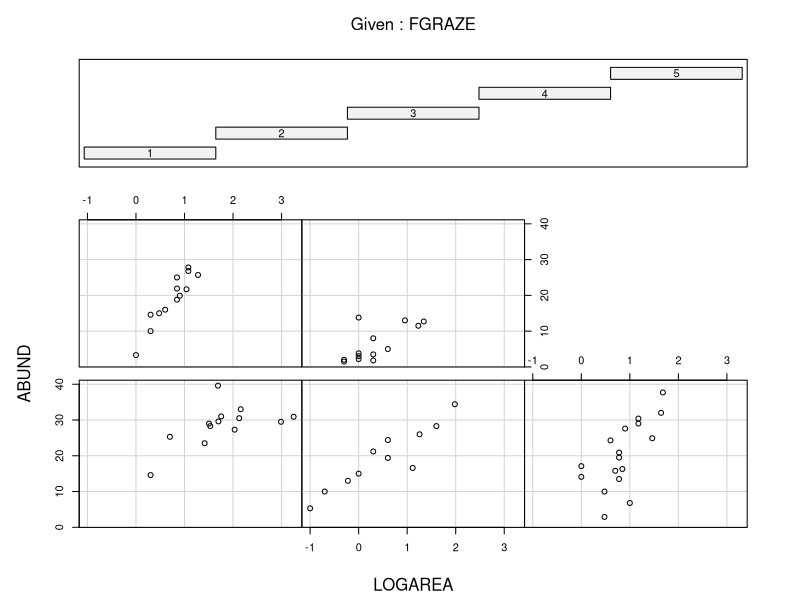
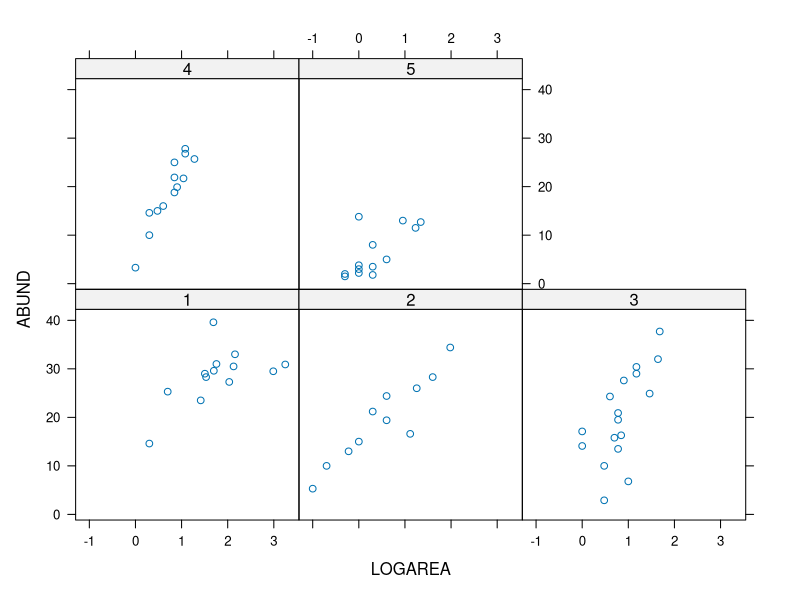
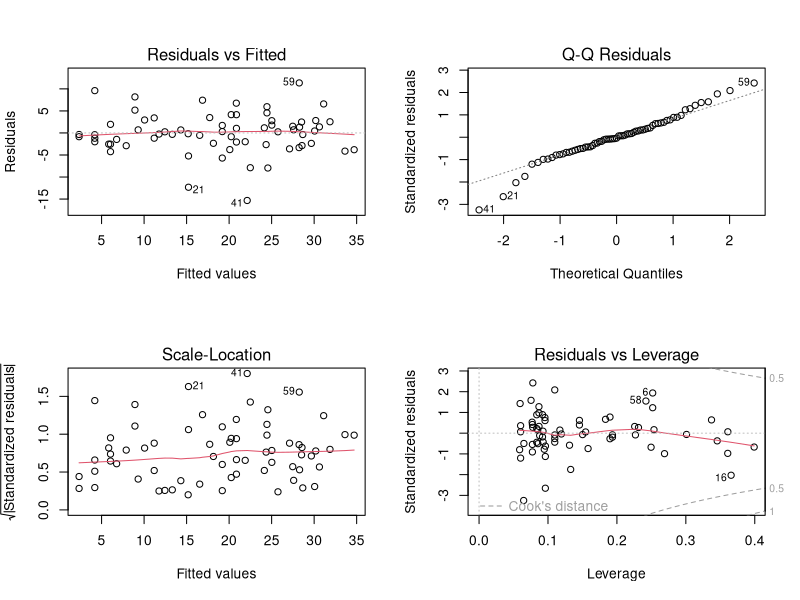
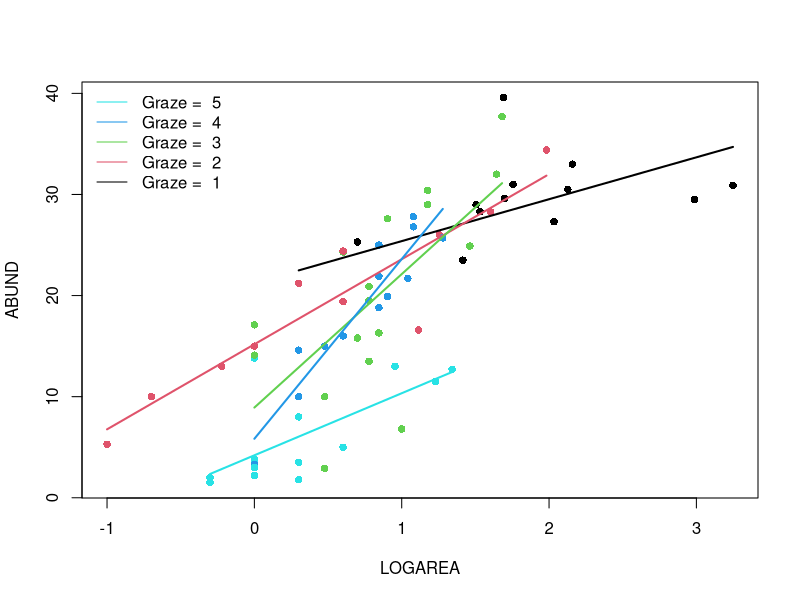
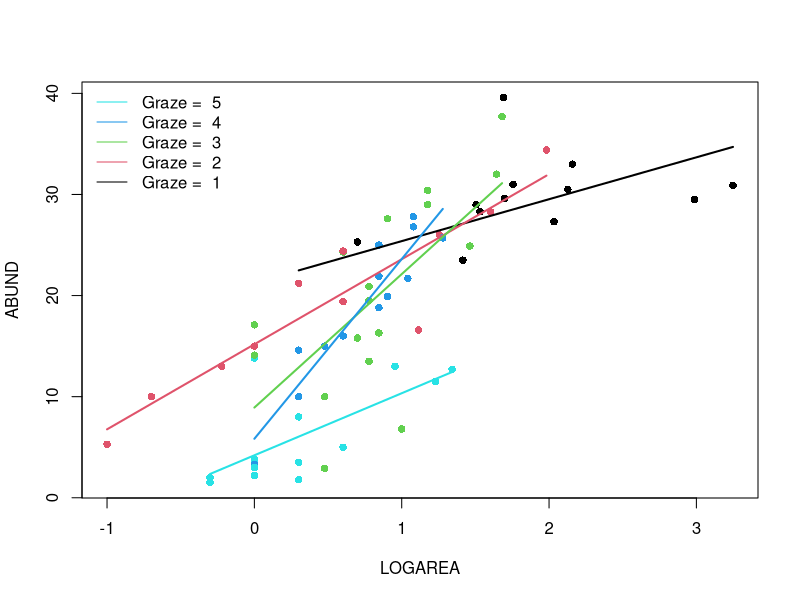
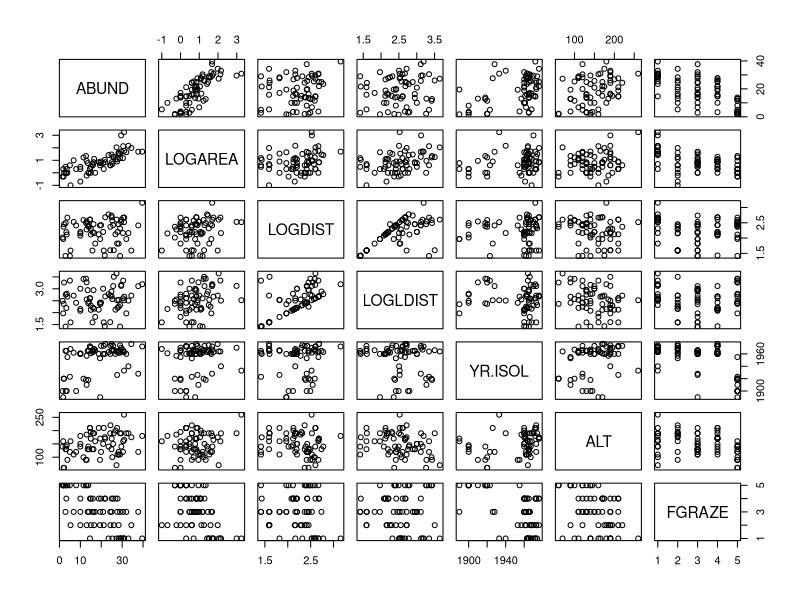
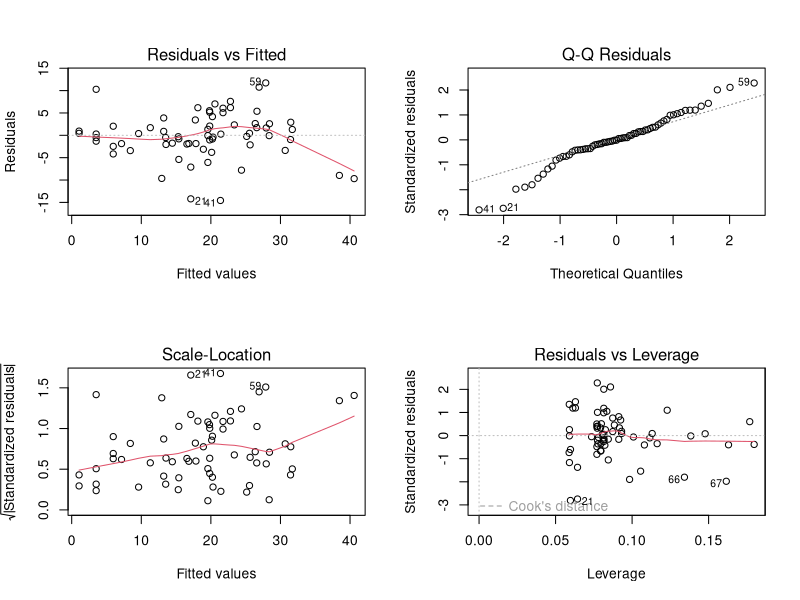
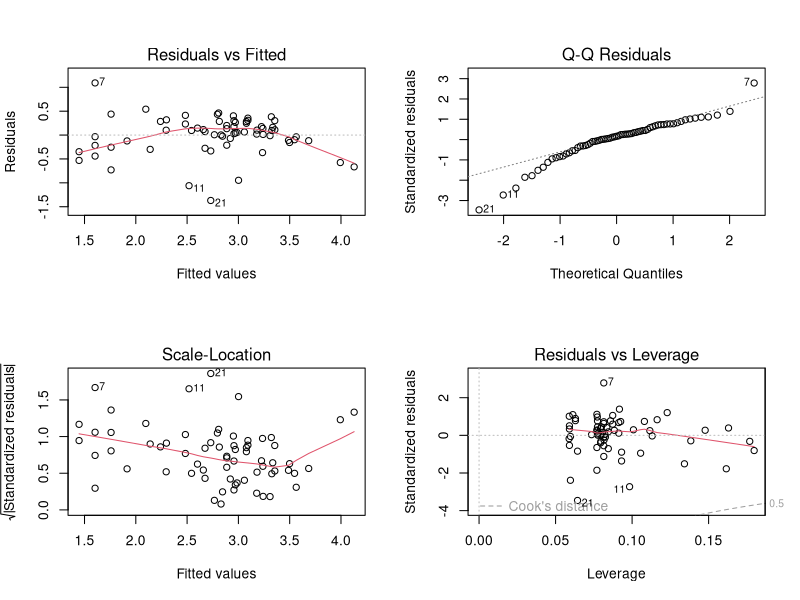

Here is the R script that generated these plots, in order:
## ---- chunk 1
knitr::opts_chunk$set(echo=TRUE, message = FALSE, warning = FALSE, eval = FALSE, cache = FALSE)

SOLUTIONS<- FALSE
## ---- chunk 2
loyn <- read.table("./data/loyn.txt", header = TRUE)
str(loyn)
## ---- chunk 3
loyn$LOGAREA <- log10(loyn$AREA)
# create factor GRAZE as it was originally coded as an integer
loyn$FGRAZE <- factor(loyn$GRAZE)
## ---- chunk 4
coplot(ABUND ~ LOGAREA | FGRAZE, data = loyn)

# or
library(lattice)
xyplot(ABUND ~ LOGAREA | FGRAZE, data = loyn)

# There is a lot of variation in there, but:
# The mean abundance seems to decrease as grazing levels increase.
# This is most noticeable in the highest grazing level.
# Within a grazing level, abundance seems to increase with the log-patch area.
# It is unclear from this if the slope of the log-area effect is 
# different between grazing levels
## ---- chunk 5
birds.inter.1 <- lm(ABUND ~ FGRAZE * LOGAREA , data = loyn)
## ---- chunk 6
# first split the plotting device into 2 rows and 2 columns
par(mfrow = c(2,2))

# now create the residuals plots
plot(birds.inter.1)

# To test the normality of residuals assumption we use the Normal Q-Q plot. 
# The central residuals are not too far from the Q-Q line but the extremes
# are too extreme (the tails of the distribution are too long). Some
# observations, both high and low, are poorly explained by the model.

# The plot of the residuals against the fitted values suggests these
# extreme residuals happen for intermediate fitted values.

# Looking at the homogeneity of variance assumption (Residuals vs
# Fitted and Scale-Location plot),
# the graphs are mostly messy, with no clear pattern emerging. There is
# a hint of smaller variance with the lowest fitted values, which is not ideal.
# This could mean that the homogeneity of variance assumption is not met
# (i.e. the variances are not the same), but with this amount of data we 
# can't tell. ABUND being bounded by zero, it wouldn't be too 
# surprising that the variance increases with the mean abundance.

# The observations with the highest leverage don't appear to be overly
# influential, according to the Cook's distances in the Residuals vs
# Leverage plot.  

## ---- chunk 7
summary(birds.inter.1)

# Here the intercept (baseline) is the predicted `ABUND` for LOGAREA = 0,
# for FGRAZE level 1.
# the null hypothesis for the intercept is that the intercept = 0
# (not biologically relevant).

# LOGAREA represents the slope for LOGAREA, specific to level FGRAZE = 1.
# The null hypothesis is that the slope of the relationship
# between LOGAREA and ABUND = 0, for level FGRAZE = 1 only. 

# FGRAZE2...5 estimate differences (contrasts) between the *intercept* of
# each level and the *intercept* of the reference level, FGRAZE = 1. 

# FGRAZE2...5:LOGAREA estimate differences (contrasts) between the *slope*
# of LOGAREA for each level and the *slope* of LOGAREA for the reference
# level, FGRAZE = 1. 


# The Multiple R-square value is 0.76, slightly up from the purely additive
# model (in the optional questions)
# but not much, considering that we have added a whole 4 parameters to the
# model, i.e. nearly doubled its complexity

## ---- chunk 8
par(mfrow= c(1, 1))
plot(ABUND ~ LOGAREA, data= loyn, col= GRAZE, pch= 16)
# Note: # color 1 means black in R
# color 2 means red in R
# color 3 means green in R
# color 4 means blue in R
# color 5 means cyan in R

# FGRAZE1
# create a sequence of increasing Biomass within the observed range
LOGAREA.seq<- seq(from= min(loyn$LOGAREA[loyn$FGRAZE == 1]),
					to= max(loyn$LOGAREA[loyn$FGRAZE == 1]),
					length= 20)
# create data frame for prediction
dat4pred<- data.frame(FGRAZE= "1", LOGAREA= LOGAREA.seq)
# predict for new data
dat4pred$predicted<- predict(birds.inter.1, newdata= dat4pred)
# add the predictions to the plot of the data
lines(predicted ~ LOGAREA, data= dat4pred, col= 1, lwd= 2)

# FGRAZE2
LOGAREA.seq<- seq(from= min(loyn$LOGAREA[loyn$FGRAZE == 2]),
					to= max(loyn$LOGAREA[loyn$FGRAZE == 2]),
					length= 20)
dat4pred<- data.frame(FGRAZE= "2", LOGAREA= LOGAREA.seq)
dat4pred$predicted<- predict(birds.inter.1, newdata= dat4pred)
lines(predicted ~ LOGAREA, data= dat4pred, col= 2, lwd= 2)

# FGRAZE3
LOGAREA.seq<- seq(from= min(loyn$LOGAREA[loyn$FGRAZE == 3]),
					to= max(loyn$LOGAREA[loyn$FGRAZE == 3]),
					length= 20)
dat4pred<- data.frame(FGRAZE= "3", LOGAREA= LOGAREA.seq)
dat4pred$predicted<- predict(birds.inter.1, newdata= dat4pred)
lines(predicted ~ LOGAREA, data= dat4pred, col= 3, lwd= 2)

# FGRAZE4
LOGAREA.seq<- seq(from= min(loyn$LOGAREA[loyn$FGRAZE == 4]),
					to= max(loyn$LOGAREA[loyn$FGRAZE == 4]),
					length= 20)
dat4pred<- data.frame(FGRAZE= "4", LOGAREA= LOGAREA.seq)
dat4pred$predicted<- predict(birds.inter.1, newdata= dat4pred)
lines(predicted ~ LOGAREA, data= dat4pred, col= 4, lwd= 2)

# FGRAZE5
LOGAREA.seq<- seq(from= min(loyn$LOGAREA[loyn$FGRAZE == 5]),
					to= max(loyn$LOGAREA[loyn$FGRAZE == 5]),
					length= 20)
dat4pred<- data.frame(FGRAZE= "5", LOGAREA= LOGAREA.seq)
dat4pred$predicted<- predict(birds.inter.1, newdata= dat4pred)
lines(predicted ~ LOGAREA, data= dat4pred, col= 5, lwd= 2)

legend("topleft", 
 legend= paste("Graze = ", 5:1), 
 col= c(5:1), bty= "n",
 lty= c(1, 1, 1), 
 lwd= c(1, 1, 1))
## ---- chunk 9
# Okay, that was a long-winded way of doing this.
# If, like me, you prefer more compact code and less risks of errors,
# you can use a loop, to save repeating the sequence 5 times:
par(mfrow= c(1, 1))
plot(ABUND ~ LOGAREA, data= loyn, col= GRAZE, pch= 16)

for(g in levels(loyn$FGRAZE)){# `g` will take the values "1", "2",..., "5" in turn
	LOGAREA.seq<- seq(from= min(loyn$LOGAREA[loyn$FGRAZE == g]),
										to= max(loyn$LOGAREA[loyn$FGRAZE == g]),
														length= 20)
	dat4pred<- data.frame(FGRAZE= g, LOGAREA= LOGAREA.seq)
	dat4pred$predicted<- predict(birds.inter.1, newdata= dat4pred)
	lines(predicted ~ LOGAREA, data= dat4pred, col= as.numeric(g), lwd= 2)
}
legend("topleft", 
 legend= paste("Graze = ", 5:1), 
 col= c(5:1), bty= "n",
 lty= c(1, 1, 1), 
 lwd= c(1, 1, 1))
## ---- chunk 10
# INTERACTIVE MODEL
# The slopes of the LOGAREA effect across grazing levels are all over the
# place, without any coherent pattern (for instance, they could have been
# increasing or decreasing gradually from low to high grazing intensity).
# From a model like this, it is challenging to learn anything general about 
# the nature of the relationships between birds, patch size and grazing.

# The interaction is non-significant, so isn't supported statistically either.

# Time to revert to the simpler, or a different model? More on this in the next exercise!

# Some observations are poorly predicted (fitted) using the current set
# of predictors.

## ---- chunk 11
str(loyn)
loyn$LOGDIST <- log10(loyn$DIST)
loyn$LOGLDIST <- log10(loyn$LDIST)
## ---- chunk 12
# Example:

# Rank	|	Predictor	|	Biological effect
# 1	    |	LOGAREA	  |	Large patches containing proportionally
#                     more core habitat: enable persistence of
#                     species with larger home ranges. 
# 3	    |	LOGDIST	  |	?
# ?	    |	LOGLDIST	|	?
# 2	    |	YR.ISOL	  |	?
# ?	    |	ALT		    |	?
# ?	    |	FGRAZE	  |	?

# expect different researchers to come up with different predictions!
# The main limitation is our lack of expert knowledge of the
# study system and area, of course.
## ---- chunk 13
VOI<- c("ABUND", "LOGAREA", "LOGDIST", "LOGLDIST", "YR.ISOL", "ALT", "FGRAZE")
pairs(loyn[, VOI])

# There is variable degrees of imbalance (correlation) between predictors
# such as:
# LOGAREA and FGRAZE, 
# LOGDIST and LOGLDIST (quite expected), 
# YR.ISOL and other variables like LOGAREA or FGRAZE, 
# LOGAREA and ALT, 
# but overall a decent spread of observations across these pairs of predictors.

# The relationship between the response variable ABUND and all the predictors
# is visible in the top row:
#  Some potential correlations present like with LOGAREA (positive), 
# YR.ISOl (positive), maybe ALT (positive) and FGRAZE (negative).
## ---- chunk 14
M1 <- lm(ABUND ~ LOGDIST + LOGLDIST +
                 YR.ISOL + ALT + LOGAREA * FGRAZE,
         data = loyn)
## ---- chunk 15
library(car)
vif(M1)

# Potential problem with FGRAZE (as seen from data exploration) with LOGAREA
# or YR.ISOL
# Ignore for the moment, but we will have to take this into account in our
# interpretation of the results.
# The high VIF for the terms involved in an
# interaction is expected and can be ignored.
## ---- chunk 16
# Wait: why did we not use 'summary' or 'anova' for this?
summary(M1)
anova(M1)

# 'summary' tests if the coefficient for each predictor is significantly
# different from zero.
# 'anova' tests for the significance of the proportion of variation explained
# by a particular term in the model.
# The ANOVA allows testing the overall significance of categorical predictors,
# which involves several coefficients together, thus is more handy. 
# But the results of this ANOVA depend on the order of the variables,
# which is arbitrary here.
# We could change the order but there are too many possible permutations
# Summary p-values don't suffer that problem but test different hypotheses
# It would be useful to use an ANOVA that doesn't depend on the order
# of inclusion of the variables, like 'drop1'

drop1(M1, test = "F")

# LOGDIST is the least significant, hence makes the least 
# contribution to the variability explained by the model, 
# with respect to the number of degrees of freedom it uses (1)

# In retrospect, this model selection step effectively amounts to a test of the
# significance of the LOGDIST effect (although it is a relatively weak test,
# because this was not specific: in reality we were testing
# multiple hypotheses at once)
## ---- chunk 17
M2 <- lm(ABUND ~ LOGLDIST + # removing LOGDIST here
                 YR.ISOL + ALT + LOGAREA * FGRAZE,
         data = loyn)

# or use the shortcut:

M2<- update(M1, formula = . ~ . - LOGDIST) # "." means all previous variables
drop1(M2, test = "F")

# YR.ISOL is now the least significant, hence makes the least 
# contribution to the variability explained by the model, 
# with respect to the number of degrees of freedom it uses (1)

M3 <- update(M2, formula = . ~ . - YR.ISOL)
drop1(M3, test = "F")

# LOGLDIST and ALT now the least significant. Choosing on the basis of
# p-values this similar is really quite arbitrary, so would be best guided
# by expert knowledge if we have it.
# in the absence of strong a-priori expertise, we'll go for LOGLDIST

M4 <- update(M3, formula = . ~ . - LOGLDIST)
drop1(M4, test = "F")

# and finally drop ALT from the model
# I am writing the model in full for more clarity:
M5 <- lm(ABUND ~ LOGAREA * FGRAZE, data = loyn) 
drop1(M5, test = "F")
# All significant: no more terms to drop. Here we are, back to a
# familiar version of the model!
## ---- chunk 18
# If the goal of the study is simply to test the FGRAZE * LOGAREA interaction, then all we need is the associated significance test.
# If the model is intended to be used for further inference (like
# prediction), then we will try to simplify it as much as is justifiable to do.

# We can use drop1 for this, but we don't need to, in this simple case:
# when an interaction is significant, the main effects should be left in,
# irrespective of significance, because the interaction cannot be
# interpreted correctly without its main effect.

# Likewise, when an interaction is non-significant it must go first,
# and only then the evidence for the main effects can be assessed.

# Because R always includes interactions *after* their main effects
# in the models, the anova of the model returns the same result as drop1, 
# in our simple model which has no interactions with other terms

# Demo:
anova(M5)
drop1(M5, test= "F") 
# drop1 is clever enough that it doesn't let you
# see the p-values for the main effect, in the presence of their interaction.

# In this case the interaction is not significant, and thus isn't needed
# a better model would thus be the additive-only model:
# lm(ABUND ~ LOGAREA + FGRAZE , data = loyn)
# By applying 'drop1' we have effectively tested the effect of the interaction,
# i.e. the hypothesis that the effect of grazing level depends on patch size (or vice versa).
## ---- chunk 19
M6 <- lm(ABUND ~ LOGAREA + FGRAZE, data = loyn) 
# first split the plotting device into 2 rows and 2 columns
par(mfrow = c(2,2))

# now create the residuals plots
plot(M6)

# To test the normality of residuals assumption we use the Normal Q-Q plot. 
# The central residuals are not too far from the Q-Q line but the extremes
# are too extreme (the tails of the distribution are too long). Some
# observations, both high and low, are poorly explained by the model.

# The plot of the residuals against the fitted values suggests these
# extreme residuals happen for intermediate fitted values.

# Looking at the homogeneity of variance assumption (Residuals vs
# Fitted and Scale-Location plot),
# the graphs are mostly messy, with no clear pattern emerging. There is
# a hint of smaller variance with the lowest fitted values, which is not ideal.
# This could mean that the homogeneity of variance assumption is not met
# (i.e. the variances are not the same). 

# The observations with the highest leverage don't appear to be overly
# influential, according to the Cook's distances in the Residuals vs
# Leverage plot.  

# ABUND being bounded by zero, it wouldn't be too surprising if the variance increases with the mean abundance.
# This is often improved by log-transforming the response
loyn$logABUND<- log(loyn$ABUND + 1) # here the natural log
M6log <- lm(logABUND ~ LOGAREA + FGRAZE, data = loyn)
par(mfrow = c(2,2))
plot(M6log)

# Not this time! Lots of extreme negative residuals generated.

# Back to `M6`, then. The other issue was the extreme residuals.
# This could be due to missing important predictors from the model, either
# unknown predictors, or interactions.

## ---- chunk 20
anova(M6)
# null hypothesis 1: There is no effect of LOGAREA on ABUND
# (the proportion of variation explained by LOGAREA is zero)
# null hypothesis 2: There is no effect of FGRAZE on ABUND
# (no significant proportion of variation explained by grazing
# levels *after* the effect of LOGAREA)
# the p values are all very small therefore reject both null hypotheses.

# (Supplement)
# You can work out the proportions of variation explained by each predictor
# we can extract the Sums of squares like this:
str(anova(M6)) # examine the structure of the returned object
M6.SS<- anova(M6)$'Sum Sq' # store values of interest
M6.SS # checking that we have extracted the Sums of squares as intended

# compute SST (total sums of squares):
M6.SST<- sum(anova(M6)$'Sum Sq') 

# proportion of variation in the data explained by the model:
(M6.SST - M6.SS[3]) / M6.SST # 0.7269773

# proportion of variation in the data explained by predictors:
(M6.SS[1:2]) / M6.SST # 0.5476530 0.1793243

# So that's 55% of variation in the data explained by LOGAREA and 18% for FGRAZE after LOGAREA


summary(M6)

# From the summary table, the model equation is
# ABUND = 15.72*(Intercept) + 7.25*LOGAREA + 0.38*FGRAZE2 - 0.19*FGRAZE3
# - 1.59*FGRAZE4 - 11.89*FGRAZE5
# Note that (Intercept) = 1 always

## ---- chunk 21
# Biologically: confirming what we already found out in the previous LM exercises:
# There is a significant effect of grazing levels, especially the highest
# level with a negative effect on bird abundance

# There is a significant positive effect of patch area, too.

# The relative importance of patch area and grazing is not entirely clear, 
# as these are correlated, with smaller patches also having higher grazing
# intensity on average, and larger patches lower grazing intensity.

# Some observations are poorly predicted (fitted) using the set of
# available predictors.

# Interpretation: 
# Bird abundance may increase with patch area due to populations being more
# viable in large patches (e.g. less prone to extinction), 
# or perhaps because there is proportionally less edge effect in larger
# patches, and this in turn provides more high quality habitat for species 
# associated with these habitat patches

# The negative effect of grazing may be due to grazing decreasing resource
# availability for birds, for example plants or seeds directly, or insects
# associated with the grazed plants.


# Methodologically:
# Doing model selection is difficult without an intrinsic / expert knowledge
# of the system, to guide what variables to include.
# Even with this dataset, many more models could have been formulated.
# For example, for me, theory would have suggested to test an interaction 
# between YR.ISOL and LOGDIST (or LOGLDIST?), 
# because LOGDIST will affect the dispersal of birds between patches 
# (hence the colonisation rate), 
# and the time since isolation of the patch may affect how important
# dispersal has been to maintain or rescue populations 
# (for recently isolated patches, dispersal, and hence distance to nearest
# patches may have a less important effect)
## ---- chunk 22
# This time, we are not doing any specific hypothesis testing, so there's
# no need to force the LOGAREA * FGRAZE into the model until the
# end of the model selection.
# But we should still start with a "most complex model considered" 
# which we deem plausible.

library(MASS)

M.start<- lm(ABUND ~ LOGLDIST + YR.ISOL + ALT + LOGAREA * FGRAZE, data= loyn)

stepAIC(M.start)

# or 

drop1(M.start)
# lowest AIC would be obtained by removing LOGLDIST

M.step2<- lm(ABUND ~ YR.ISOL + ALT + LOGAREA * FGRAZE, data= loyn)
drop1(M.step2)
# lowest AIC would be obtained by removing YR.ISOL

M.step3<- lm(ABUND ~ ALT + LOGAREA * FGRAZE, data= loyn)
drop1(M.step3)
# lowest AIC would be obtained by removing ALT

M.step4<- lm(ABUND ~ LOGAREA * FGRAZE, data= loyn)
drop1(M.step4)
# lowest AIC is the current model, including the interaction.
# unlike the F-test, the AIC favors retaining the interaction


# one way of constructing a summary table, for reporting the results:
# (we could include the model without interaction, for reference)
Model.formulas<- c("LOGLDIST + YR.ISOL + ALT + LOGAREA * FGRAZE",
	"YR.ISOL + ALT + LOGAREA * FGRAZE",
	"ALT + LOGAREA * FGRAZE",
	"LOGAREA * FGRAZE",
	"LOGAREA + FGRAZE")
Model.AIC<- c(AIC(M.start),
	AIC(M.step2),
	AIC(M.step3),
	AIC(M.step4),
	AIC(M6))

summary.table<- data.frame(Model= Model.formulas,
	AIC= round(Model.AIC, 2))

# Sorting models from lowest AIC (preferred) to highest (least preferred):
summary.table<- summary.table[order(summary.table$AIC), ]

# Adding AIC differences with respect to best model:
summary.table$deltaAIC<- summary.table$AIC - summary.table$AIC[1]

summary.table

# Note that this rather automatic way of doing model selection
# misses a number of plausible combinations of the terms of 
# interest. This is somewhat arbitrary and there is a chance to
# miss the "best" model in that way.

# The function `stepAIC` tries to reduce this problem with the
# options `direction= "both"`. This means that after achieving a
# minimal model by applying "backwards" steps of model
# reduction, `stepAIC` will eventually apply one or more
# "forward" steps, where previously deleted terms are added
# again in case they lead to an improvement of the minimal model.

# However, this is no replacement for a fully manual and 
# thought-through model selection, informed by the understanding 
# of theory in the research area, and of the research questions.
## ---- chunk 23
birds.add.2 <- lm(ABUND ~ FGRAZE + LOGAREA, data = loyn)
anova(birds.add.2)

# null hypothesis 1: There is no effect of FGRAZE on ABUND
# (no difference between grazing levels)
# null hypothesis 2: There is no effect of LOGAREA on ABUND
# (the coefficient for LOGAREA is zero *after* the effect of FGRAZE)
# the p values are all very small therefore reject both null hypotheses.

# we can also extract the Sums of squares like this:
birds.add.2.SS<- anova(birds.add.2)$'Sum Sq' # store values of interest
birds.add.2.SST<- sum(anova(birds.add.2)$'Sum Sq') # compute SST

# proportion of variation in the data explained by the model:
(birds.add.2.SST - birds.add.2.SS[3]) / birds.add.2.SST
# the same as the previous model

# proportion of variation in the data explained by predictors:
(birds.add.2.SS[1:2]) / birds.add.2.SST # 0.5449233 0.1820540

# So that's 54% for LOGAREA and 18% for FGRAZE after LOGAREA,
# essentially reversing the contributions found in the first model.
# Conclusion: here the order matters a lot. This is not too surprising since
# the design is unbalanced and FGRAZE and LOGAREA covary (they are correlated)

## ---- chunk 24
# ABUND = 15.72*(Intercept) + 7.25*LOGAREA + 0.38*FGRAZE2 - 0.19*FGRAZE3
# - 1.59*FGRAZE4 - 11.89*FGRAZE5
# Note that (Intercept) = 1 always

# expected abundance for (A): replace LOGAREA by -0.5, and all FGRAZE2...5 by 0
15.72*1 + 7.25*(-0.5) + 0.38*0 - 0.19*0 - 1.59*0 - 11.89*0 # 12.095

# could also extract the model coefficients like this:
M6.coef<- coef(M6)
M6.coef
# and multiply by the predictor values to obtain the equivalent prediction
# (difference due to my own roundings of estimates above)
sum(M6.coef * c(1, -0.5, 0, 0, 0, 0)) # 12.09278 

# expected abundance for (B): input 1 for the GRAZE3 variable
15.72*1 + 7.25*(-0.5) + 0.38*0 - 0.19*1 - 1.59*0 - 11.89*0 # 11.905
# or
sum(M6.coef * c(1, -0.5, 0, 1, 0, 0)) # 11.90349

# the difference (B) 11.90349 - (A) 12.09278 should correspond to
# the estimate for the GRAZE3 coefficient

# expected abundance for (C)
sum(M6.coef * c(1, 0.5, 0, 1, 0, 0)) # 19.15072

# the difference (C) 19.15072 - (B) 11.90349 should coincide with the
# estimate of the slope for the LOGAREA effect, since there is just one
# LOGAREA unit of difference and the slope is the change in expected
# abundance for a 1-unit increase in the predictor.

## ---- chunk 25
# ABUND = 21.243*(Intercept) - 6.165*FGRAZE2 - 7.215*FGRAZE3 - 17.910*FGRAZE4
# - 17.043*FGRAZE5 + 4.144*LOGAREA + 4.368*FGRAZE2:LOGAREA
# + 4.989*FGRAZE3:LOGAREA + 15.235*FGRAZE4:LOGAREA + 1.996*FGRAZE5:LOGAREA
# Note that (Intercept) = 1 always

# expected abundance for (A): replace LOGAREA by 2.5, and all terms involving
# FGRAZE2...5 by 0
21.243*1 - 6.165*0 - 7.215*0 - 17.910*0 - 17.043*0 + 4.144*2.5 + 4.368*0 + 4.989*0 + 15.235*0 + 1.996*0 # 31.603

# much lower risk of error by extracting the model coefficients like this:
birds.inter.1.coef<- coef(birds.inter.1)
birds.inter.1.coef # check coefficients and their order
# and multiply by the predictor values to obtain the equivalent prediction
sum(birds.inter.1.coef * c(1, 0, 0, 0, 0, 2.5, 0, 0, 0, 0)) # 31.60296 

# expected abundance for (B): input 1 for the GRAZE5 variable and -0.5 for
# variables LOGAREA and FGRAZE5:LOGAREA
21.243*1 - 6.165*0 - 7.215*0 - 17.910*0 - 17.043*1 + 4.144*(-0.5) + 4.368*0 + 4.989*0 + 15.235*0 + 1.996*(-0.5) # 1.13
# or
sum(birds.inter.1.coef * c(1, 0, 0, 0, 1, -0.5, 0, 0, 0, -0.5)) # 1.130203 

# Well done if you got there!
## ---- chunk 26
# first split the plotting device into 2 rows and 2 columns
par(mfrow = c(2,2))

# create the residuals plots for the additive model
plot(M6)

# create the residuals plots for the interactive model
plot(birds.inter.1)

# Not a great deal of an improvement! Just marginally better in every respect,
# thanks to increasing the fit slightly by throwing lots of 
# (unnecessary?) new model parameters at the data.

# By increasing the complexity of the model, we have improved
# the fit, but there is little evidence that what we have
# additionally captured is of biological interest. It most
# likely is just noise in the data, because the sample size is
# too low for the model (and us) to be able to distinguish true
# patterns from noise.
